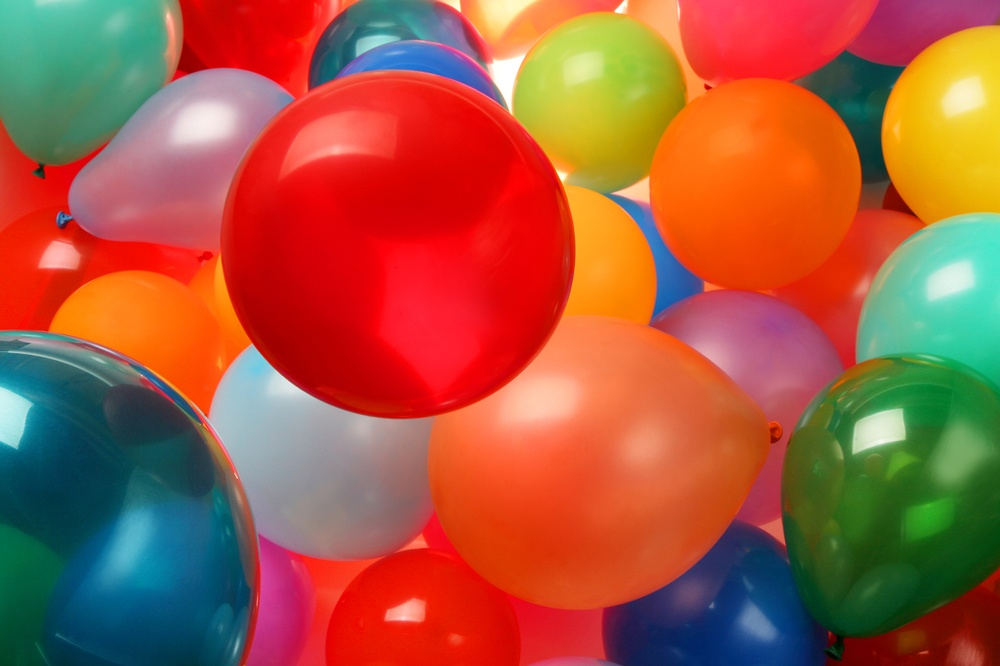
#> input picture images/balloons.jpg, 1000 x 666 px, shrunk from 2000 x 1333 before the run, found by its file name
$ jupyter execute CV2.ipynb   (shell and % lines are left out)
#> lines starting #> are read from the running program, lines starting #| are printed output that depends on the picture
# PLOTTING RGB AND HSV COLOR CODING

[cell 1]
import numpy as np
import matplotlib.pyplot as plt
import cv2

[cell 2]
# Read the image
image = cv2.imread('balloons.jpg')
#> image is the input picture: shape (666, 1000, 3); mean B, G, R 63.8, 88.9, 165.2

# Make a copy of image
image_copy = np.copy(image)

# Change from BGR to RGB
image_copy =cv2.cvtColor(image_copy,cv2.COLOR_BGR2RGB)

# Show the image
plt.imshow(image_copy)

[cell 3]
# RGB channels

r = image_copy[:,:,0]
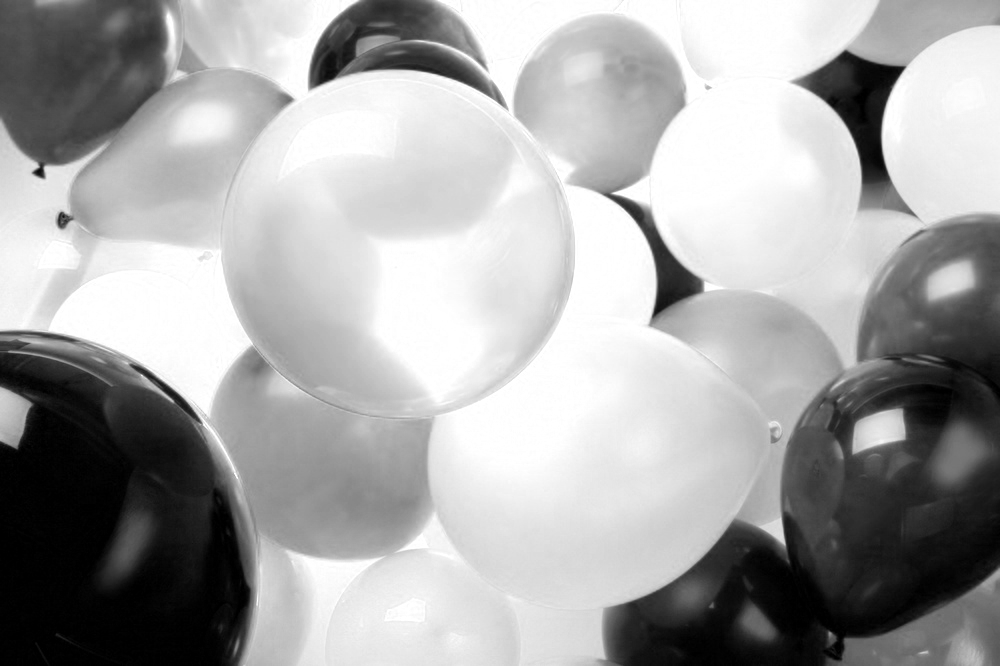
#> r: shape (666, 1000); min 0, max 255, mean 165.2
g = image_copy[:,:,1]
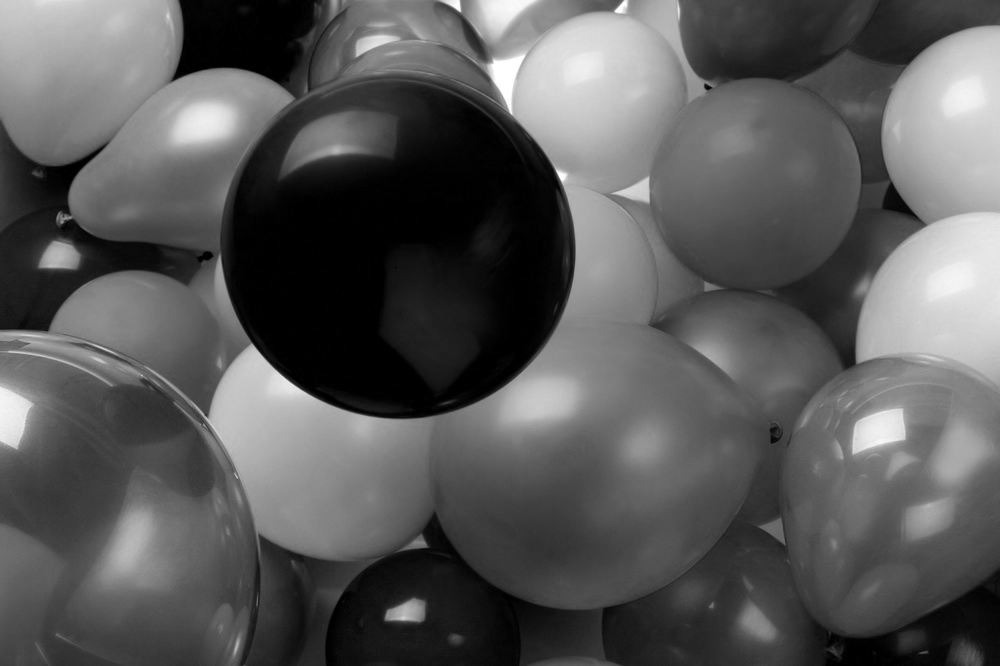
#> g: shape (666, 1000); min 0, max 255, mean 88.9
b = image_copy[:,:,2]
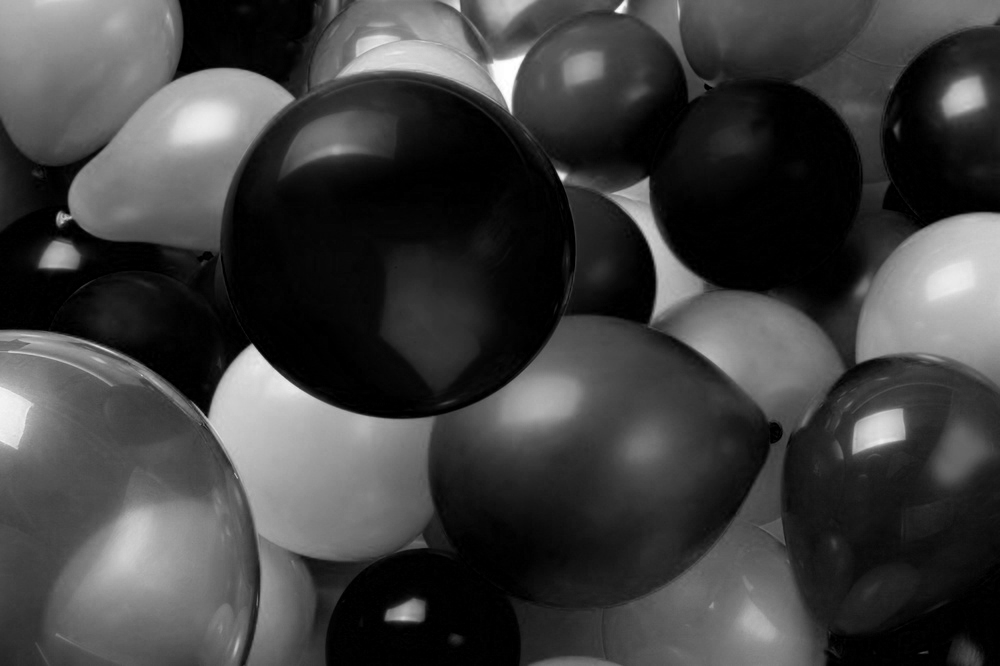
#> b: shape (666, 1000); min 0, max 255, mean 63.8

[cell 4]
f, (ax1,ax2,ax3) = plt.subplots(1,3,figsize=(20,10))

ax1.set_title('RED')
ax1.imshow(r,cmap = 'gray')

ax2.set_title('GREEN')
ax2.imshow(g,cmap = 'gray')

ax3.set_title('BLUE')
ax3.imshow(b,cmap = 'gray')
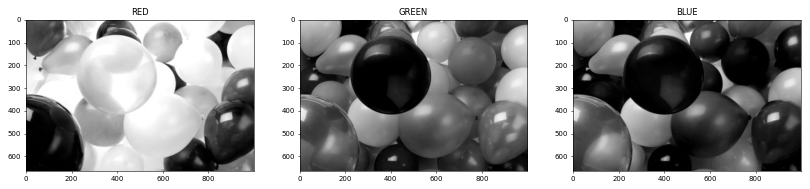
#> figure drawn by matplotlib, 3 panels

[cell 5]
# Convert RGB to HSV
hsv = cv2.cvtColor(image_copy,cv2.COLOR_RGB2HSV)
#> hsv: shape (666, 1000, 3); mean H, S, V 62.1, 194, 189.2

# Isolate the channels
h = hsv[:,:,0]
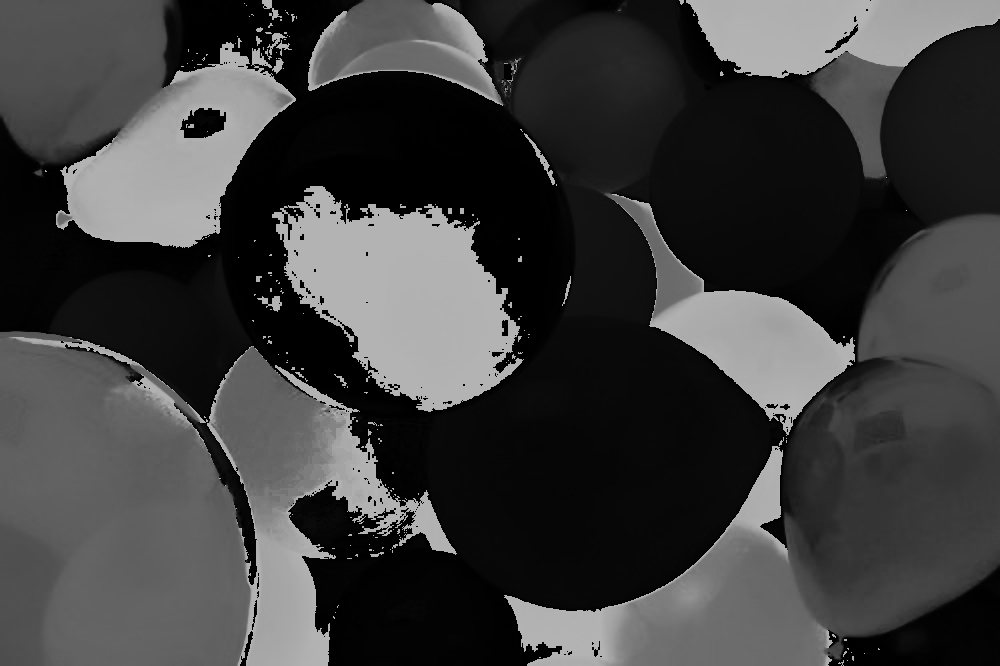
#> h: shape (666, 1000); min 0, max 179, mean 62.1
s = hsv[:,:,1]
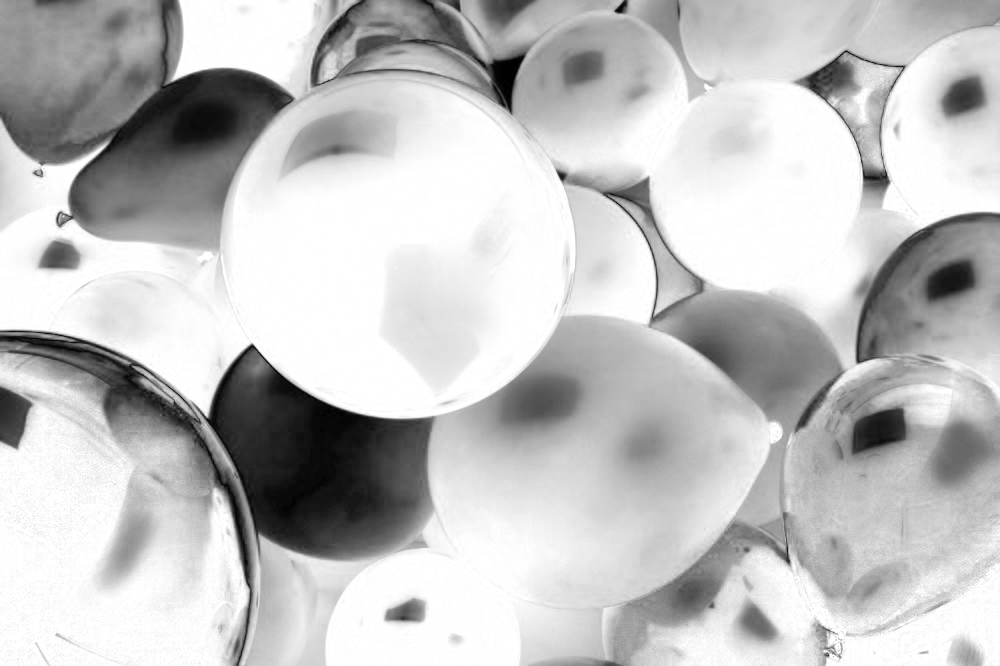
#> s: shape (666, 1000); min 0, max 255, mean 194
v = hsv[:,:,2]
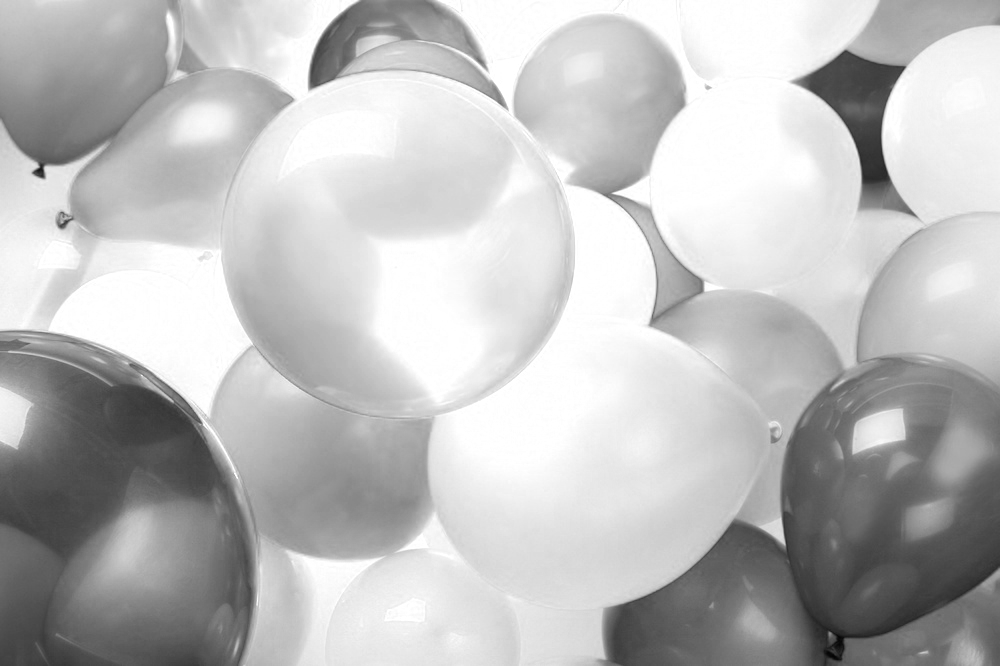
#> v: shape (666, 1000); min 3, max 255, mean 189.2

[cell 6]
f, (ax1,ax2,ax3) = plt.subplots(1,3,figsize=(20,10))

ax1.set_title('HUE')
ax1.imshow(h,cmap = 'gray')

ax2.set_title('SATURATION')
ax2.imshow(s,cmap = 'gray')

ax3.set_title('VALUE')
ax3.imshow(v,cmap = 'gray')

$ run again, with images/flower.jpg copied over images/balloons.jpg
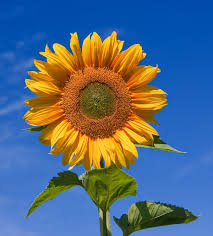
#> input picture images/flower.jpg, 213 x 236 px, found by its file name
#> image is the input picture: shape (236, 213, 3); mean B, G, R 128, 106.5, 84.7
#> hsv: shape (236, 213, 3); mean H, S, V 76.5, 205.7, 179.2
#> `s = hsv[:,:,1]`:
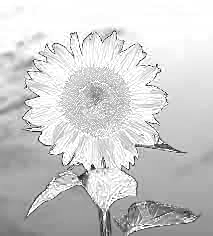
#> s: shape (236, 213); min 4, max 255, mean 205.7
#> `v = hsv[:,:,2]`:
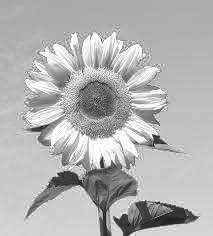
#> v: shape (236, 213); min 17, max 255, mean 179.2
